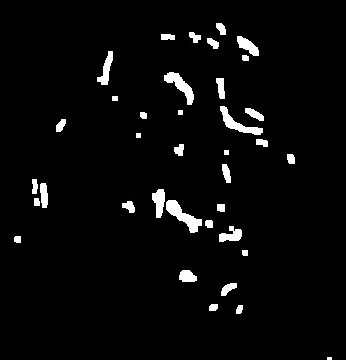
#> input picture frame 22 of an1sem1/li_tp/7/miscare_simpla.avi, 346 x 360 px, given in place of monkey-rizz.gif, which was not available
$ python 6.py
#> lines starting #> are read from the running program, lines starting #| are printed output that depends on the picture
import cv2

file_in = "monkey-rizz.gif"
file_out = "C:/Users/culac/Desktop/labs/li_tp/7/miscare_simpla.avi"
varThreshold = 30
history= 300

cap = cv2.VideoCapture(file_in)
if not cap.isOpened():
    print("Eroare")
    exit(1)

w = int(cap.get(cv2.CAP_PROP_FRAME_WIDTH))
h = int(cap.get(cv2.CAP_PROP_FRAME_HEIGHT))
fps = cap.get(cv2.CAP_PROP_FPS)
if fps == 0:
    fps = 10.0

fourcc = cv2.VideoWriter_fourcc(*'XVID')
out = cv2.VideoWriter(file_out, fourcc, fps, (w, h), isColor=False)

fgbg = cv2.createBackgroundSubtractorMOG2(history=history, varThreshold=varThreshold, detectShadows=False)

while cap.isOpened():
    ret, frame = cap.read()
#> frame is the input picture: shape (360, 346, 3); min 0, max 255, mean 9.1
    if not ret:
        break
    gray = cv2.cvtColor(frame, cv2.COLOR_BGR2GRAY)
    gray = cv2.GaussianBlur(gray, (15, 15), 0)
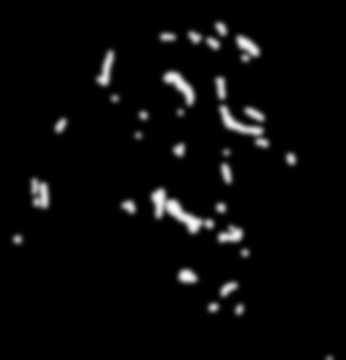
#> gray: shape (360, 346); min 0, max 251, mean 9.1
    fgmask = fgbg.apply(gray)
#> fgmask: shape (360, 346); every value is 255
    _, fgmask = cv2.threshold(fgmask, 127, 255, cv2.THRESH_BINARY)
    fgmask = cv2.dilate(fgmask, None, iterations=2)
    out.write(fgmask)

cap.release()
out.release()
cv2.destroyAllWindows()

$ run again, starting later in the video
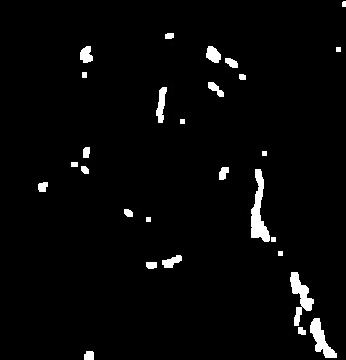
#> input picture frame 100 of an1sem1/li_tp/7/miscare_simpla.avi, 346 x 360 px, given in place of monkey-rizz.gif, which was not available
#> frame is the input picture: shape (360, 346, 3); min 0, max 255, mean 7.2
#> `gray = cv2.GaussianBlur(gray, (15, 15), 0)`:
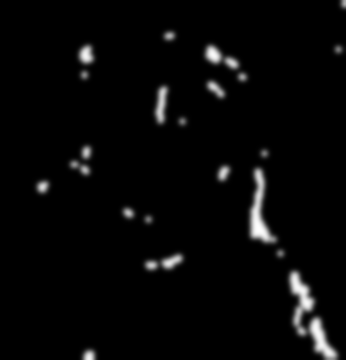
#> gray: shape (360, 346); min 0, max 254, mean 7.2
#> fgmask: shape (360, 346); every value is 255

$ run again, starting later in the video
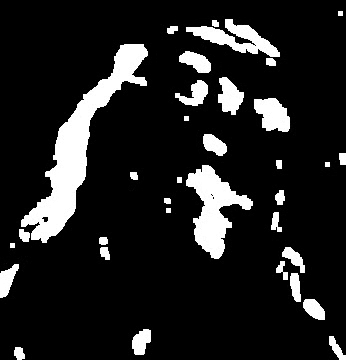
#> input picture frame 178 of an1sem1/li_tp/7/miscare_simpla.avi, 346 x 360 px, given in place of monkey-rizz.gif, which was not available
#> frame is the input picture: shape (360, 346, 3); min 0, max 255, mean 32.7
#> `gray = cv2.GaussianBlur(gray, (15, 15), 0)`:
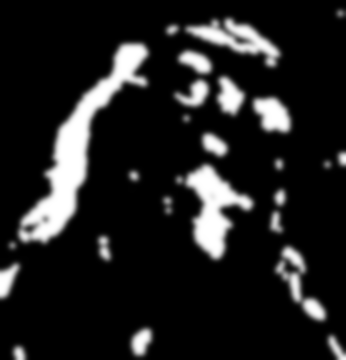
#> gray: shape (360, 346); min 0, max 255, mean 32.7
#> fgmask: shape (360, 346); every value is 255
